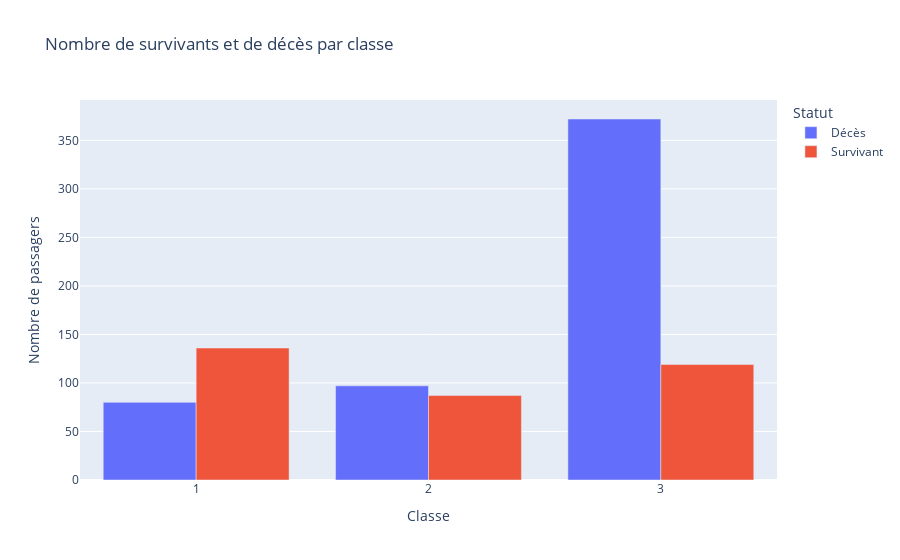

Notebook code for this chart:
### Markdown cell above
# Nombre de survivants et de déces par classe

### Code cell
import pandas as pd
import plotly.express as px

df = pd.read_csv(r'/home/fadilatou/Projet-titanic/train.csv')

# Calculer le nombre de survivants et de décès par classe
embarked_surv = df.groupby(['Pclass', 'Survived']).size().reset_index(name='Count')

# Renommer les catégories pour plus de clarté
embarked_surv['Survived'] = embarked_surv['Survived'].map({0: 'Décès', 1: 'Survivant'})

# Créer le graphique en barres groupées
fig = px.bar(embarked_surv, x='Pclass', y='Count', color='Survived', barmode='group',
              labels={'Pclass': "Classe", 'Count': 'Nombre de passagers', 'Survived': 'Statut'},
              title="Nombre de survivants et de décès par classe")
fig.show()

### Figure 1 — Plotly figure (JSON) as saved in the notebook; plotly's stock layout.template omitted (floating-point values rounded to 4 significant figures)
{"data": [{"alignmentgroup": "True", "hovertemplate": "Statut=Décès<br>Classe=%{x}<br>Nombre de passagers=%{y}<extra></extra>", "legendgroup": "Décès", "marker": {"color": "#636efa", "pattern": {"shape": ""}}, "name": "Décès", "offsetgroup": "Décès", "orientation": "v", "showlegend": true, "textposition": "auto", "type": "bar", "x": [1, 2, 3], "xaxis": "x", "y": [80, 97, 372], "yaxis": "y"}, {"alignmentgroup": "True", "hovertemplate": "Statut=Survivant<br>Classe=%{x}<br>Nombre de passagers=%{y}<extra></extra>", "legendgroup": "Survivant", "marker": {"color": "#EF553B", "pattern": {"shape": ""}}, "name": "Survivant", "offsetgroup": "Survivant", "orientation": "v", "showlegend": true, "textposition": "auto", "type": "bar", "x": [1, 2, 3], "xaxis": "x", "y": [136, 87, 119], "yaxis": "y"}], "layout": {"barmode": "group", "legend": {"title": {"text": "Statut"}, "tracegroupgap": 0}, "title": {"text": "Nombre de survivants et de décès par classe"}, "xaxis": {"anchor": "y", "domain": [0, 1], "title": {"text": "Classe"}}, "yaxis": {"anchor": "x", "domain": [0, 1], "title": {"text": "Nombre de passagers"}}}}
